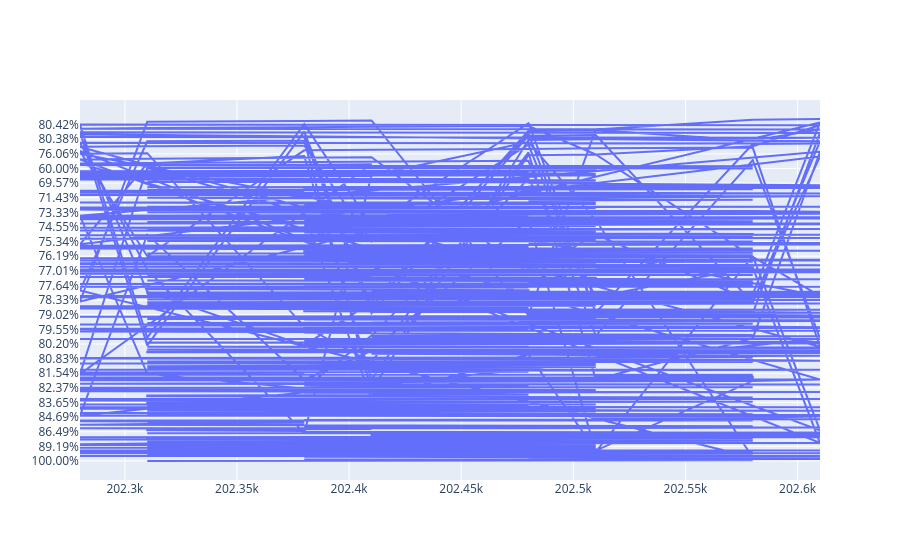

Notebook code cell kept with this figure:
### Markdown cell above
**Making the % Line Chart**

The dataset has been updated to meet our needs! I like the idea of having a "Total" option. I'm contemplating adding it onto the final version of the table. Something I've contemplated is, instead of sorting by the pass rate, sorting by the Course Code. This logic would have a more natural flow, and (ideally) should end with the Term Total before moving onto the next subject (when viewing the full table w/o filters). I'm going to keep this in the back of my mind for the final version of the project.

For now, we're going to move onto creating the line chart. I was contemplating using Seaborn, but since we need filters, we're going back to the old reliable that is plotly.

### Code cell
#Making a Simple Line Chart
#To start, I just want to make a simple chart and plug some data in to make sure it can work and get some ideas of what needs done
fig1 = go.Figure(data = go.Scatter(
    x = mtpctfull["Academic Period"],
    y = mtpctfull["% of Passing Grades"]
))

fig1.show()

### Figure 1 — Plotly figure (JSON) as saved in the notebook; plotly's stock layout.template omitted (floating-point values rounded to 4 significant figures; data arrays with more than 128 entries replaced by an {"elided": "..."} marker saying what was removed)
{"data": [{"type": "scatter", "x": {"elided": "913 int values"}, "y": {"elided": "913 str values"}}], "layout": {}}
